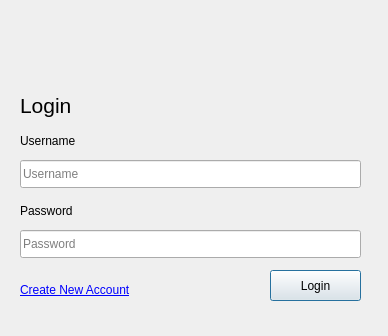
<?xml version="1.0" encoding="UTF-8"?>
<ui version="4.0">
 <class>LoginDialog</class>
 <widget class="QDialog" name="LoginDialog">
  <property name="geometry">
   <rect>
    <x>0</x>
    <y>0</y>
    <width>388</width>
    <height>336</height>
   </rect>
  </property>
  <property name="windowTitle">
   <string>Dialog</string>
  </property>
  <widget class="QLabel" name="label">
   <property name="geometry">
    <rect>
     <x>20</x>
     <y>90</y>
     <width>71</width>
     <height>31</height>
    </rect>
   </property>
   <property name="font">
    <font>
     <pointsize>16</pointsize>
    </font>
   </property>
   <property name="text">
    <string>Login</string>
   </property>
  </widget>
  <widget class="QLineEdit" name="username_input">
   <property name="geometry">
    <rect>
     <x>20</x>
     <y>160</y>
     <width>341</width>
     <height>28</height>
    </rect>
   </property>
   <property name="placeholderText">
    <string>Username</string>
   </property>
  </widget>
  <widget class="QLineEdit" name="password_input">
   <property name="geometry">
    <rect>
     <x>20</x>
     <y>230</y>
     <width>341</width>
     <height>28</height>
    </rect>
   </property>
   <property name="inputMask">
    <string/>
   </property>
   <property name="echoMode">
    <enum>QLineEdit::Password</enum>
   </property>
   <property name="placeholderText">
    <string>Password</string>
   </property>
  </widget>
  <widget class="QPushButton" name="pushButton">
   <property name="geometry">
    <rect>
     <x>270</x>
     <y>270</y>
     <width>91</width>
     <height>31</height>
    </rect>
   </property>
   <property name="text">
    <string>Login</string>
   </property>
  </widget>
  <widget class="QLabel" name="label_2">
   <property name="geometry">
    <rect>
     <x>20</x>
     <y>130</y>
     <width>91</width>
     <height>21</height>
    </rect>
   </property>
   <property name="text">
    <string>Username</string>
   </property>
  </widget>
  <widget class="QLabel" name="label_3">
   <property name="geometry">
    <rect>
     <x>20</x>
     <y>200</y>
     <width>91</width>
     <height>21</height>
    </rect>
   </property>
   <property name="text">
    <string>Password</string>
   </property>
  </widget>
  <widget class="QLabel" name="label_4">
   <property name="geometry">
    <rect>
     <x>20</x>
     <y>280</y>
     <width>151</width>
     <height>21</height>
    </rect>
   </property>
   <property name="text">
    <string>&lt;html&gt;&lt;head/&gt;&lt;body&gt;&lt;p&gt;&lt;a href=&quot;https://iklanlive.com/signup&quot;&gt;&lt;span style=&quot; text-decoration: underline; color:#0000ff;&quot;&gt;Create New Account&lt;/span&gt;&lt;/a&gt;&lt;/p&gt;&lt;/body&gt;&lt;/html&gt;</string>
   </property>
  </widget>
  <widget class="QLabel" name="label_5">
   <property name="geometry">
    <rect>
     <x>20</x>
     <y>20</y>
     <width>60</width>
     <height>60</height>
    </rect>
   </property>
   <property name="styleSheet">
    <string notr="true">border-image:  url(:/resources/logo.png) 0 0 0 0 stretch stretch;
</string>
   </property>
   <property name="text">
    <string/>
   </property>
  </widget>
 </widget>
 <resources>
  <include location="../../iklanlive.qrc"/>
 </resources>
 <connections/>
</ui>
